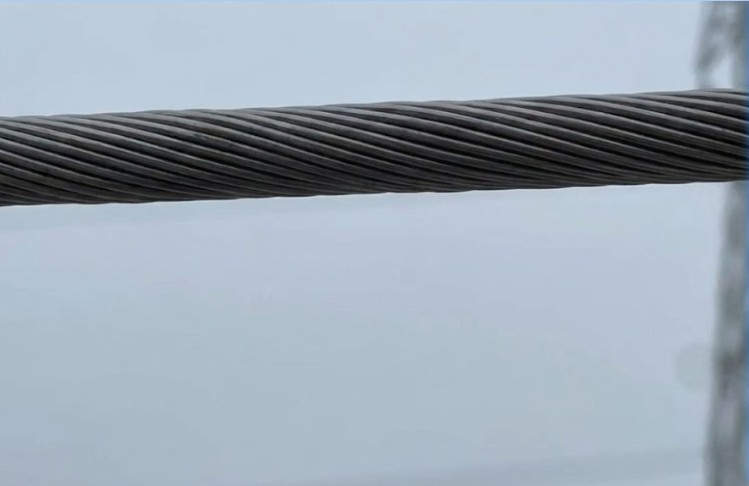
#> input picture line.jpg, 749 x 486 px
$ python test.py   (older library calls are emulated)
#> lines starting #> are read from the running program, lines starting #| are printed output that depends on the picture; after the words box and inside, x2 and y2 are one past the last pixel; in counts of white or black regions, pixels touching at a corner belong together
import cv2
import numpy as np
import matplotlib.pyplot as plt
import os


def cv_imread(file_path):
#> called with file_path = 'D:\\My_documents\\论文撰写\\实验设计-代码\\line.jpg'
    try:
        cv_img = cv2.imdecode(np.fromfile(file_path, dtype=np.uint8), cv2.IMREAD_COLOR)
#> cv_img is the input picture: shape (486, 749, 3); mean B, G, R 179.2, 167.1, 154.9
        return cv_img
    except Exception as e:
        return None


def run_paper_based_experiment(image_path):
    print(f"正在处理: {image_path}")
    original = cv_imread(image_path)
    if original is None: return

    # 1. 信号获取
    gray = cv2.cvtColor(original, cv2.COLOR_BGR2GRAY)

    plt.figure(figsize=(12, 6))
    plt.rcParams['font.sans-serif'] = ['SimHei', 'Arial']
    plt.rcParams['axes.unicode_minus'] = False
    plt.suptitle("基于论文方法的信号处理实验：线性 vs 非线性系统", fontsize=16, fontweight='bold')

    # ==========================
    # 阶段一：系统响应对比 (核心教学点)
    # 对应论文：改进滤波算法部分
    # ==========================

    # 系统A: 线性系统 (传统Canny使用的高斯滤波)
    # 这种图冰刺很多，高斯滤波只会把冰刺模糊化，无法去除
    gaussian = cv2.GaussianBlur(gray, (19, 19), 0)

    # 系统B: 非线性系统 (论文提到的中值滤波思路)
    # 针对大冰刺，我们需要大的核 (比如 19x19)
    # 只有非线性系统能把那些尖尖的冰刺“削平”
    median = cv2.medianBlur(gray, 19)
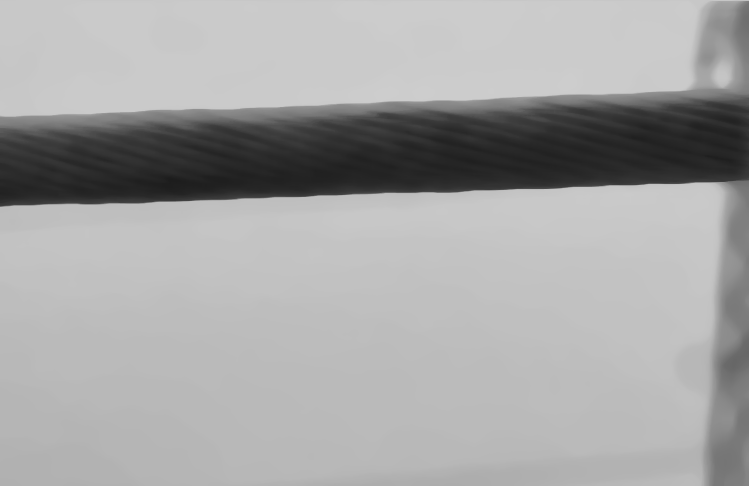
#> median: shape (486, 749); min 28, max 205, mean 164.9

    plt.subplot(2, 3, 1)
    plt.imshow(gaussian, cmap='gray')
    plt.title("1. 线性系统响应 (高斯)\n(冰刺依然存在，边缘模糊)")
    plt.axis('off')

    plt.subplot(2, 3, 2)
    plt.imshow(median, cmap='gray')
    plt.title("2. 非线性系统响应 (中值)\n(冰刺被滤除，边缘保留)")
    plt.axis('off')

    # ==========================
    # 阶段二：特征提取 (差分方程)
    # 对应论文：梯度计算部分
    # ==========================

    # 我们选用效果更好的“非线性系统输出”继续往下做
    input_signal = median

    # 梯度计算 (Sobel算子 - 高通滤波)
    gx = cv2.Sobel(input_signal, cv2.CV_64F, 1, 0, ksize=3)
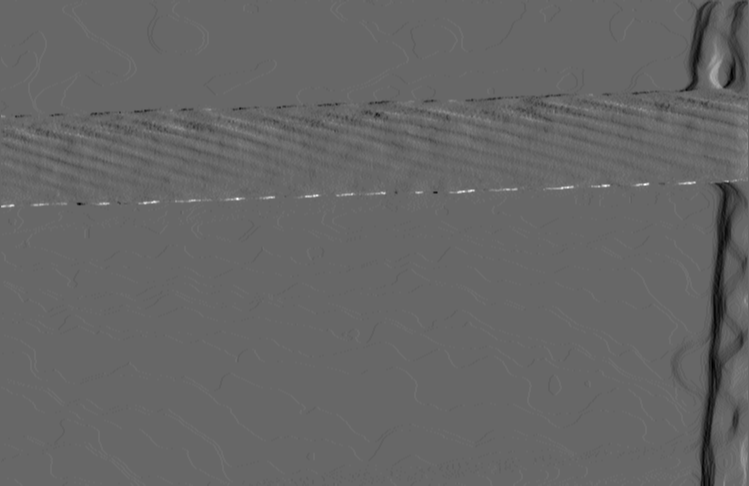
#> gx: shape (486, 749) float64; min -56, max 82, mean -0.6; drawn with min black and max white
    gy = cv2.Sobel(input_signal, cv2.CV_64F, 0, 1, ksize=3)
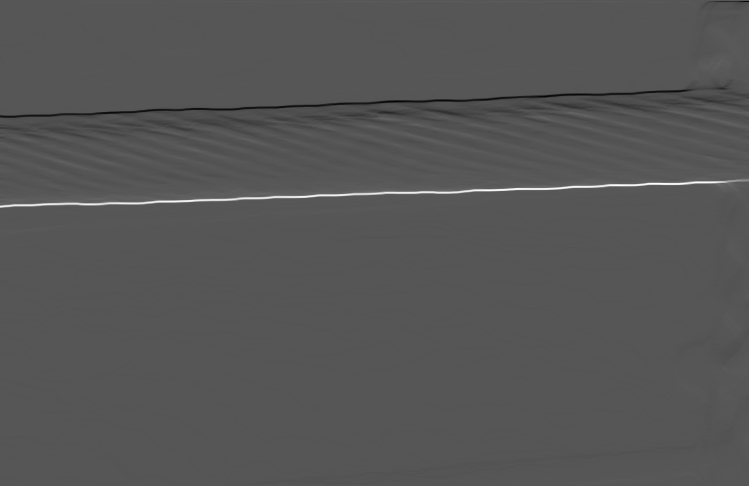
#> gy: shape (486, 749) float64; min -280, max 548, mean -0.4; drawn with min black and max white

    # 梯度幅值
    magnitude = cv2.magnitude(gx, gy)
    # 归一化便于显示
    magnitude = cv2.normalize(magnitude, None, 0, 255, cv2.NORM_MINMAX).astype(np.uint8)

    plt.subplot(2, 3, 3)
    plt.imshow(magnitude, cmap='jet')
    plt.title("3. 差分系统输出 (梯度幅值)\n(提取出导线主体轮廓)")
    plt.axis('off')

    # ==========================
    # 阶段三：姿态校正 (为了测得准)
    # 这是一个辅助步骤，保证物理意义正确
    # ==========================

    # 简单阈值化梯度图，提取边缘点
    ret, thresh = cv2.threshold(magnitude, 80, 150, cv2.THRESH_BINARY)
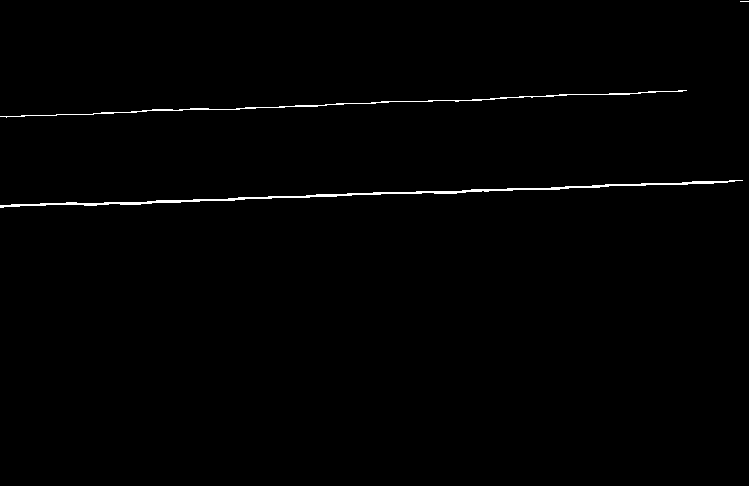
#> thresh: shape (486, 749); values 0 (black) and 150 (white), 0.74% white in thin lines or dots, all inside (x1, y1, x2, y2) = (0, 1, 749, 208)
    coords = np.column_stack(np.where(thresh > 0))
#> coords = 2681 pairs, first value 1 to 207, second value 0 to 748

    rotate_angle = 0
    if len(coords) > 0:
        # 拟合直线找主方向
        [vx, vy, x, y] = cv2.fitLine(coords, cv2.DIST_L2, 0, 0.01, 0.01)
#> vx = [0.0331]; vy = [-0.999]; x = [162.3]; y = [358.6]
        angle = np.degrees(np.arctan2(vy, vx))[0]-1
#> angle = -89.1
        # 导线大约是水平的，算出偏差角度
        if abs(angle) < 45:
            rotate_angle = angle
        else:
            rotate_angle = angle - 90 if angle > 0 else angle + 90
#> rotate_angle = 0.897

    # 旋转梯度图
    (h, w) = magnitude.shape[:2]
#> h = 486; w = 749
    M = cv2.getRotationMatrix2D((w // 2, h // 2), -rotate_angle, 1.0)
#> M = [[1, -0.0157, 3.85], [0.0157, 1, -5.83]]
    rotated_mag = cv2.warpAffine(magnitude, M, (w, h))
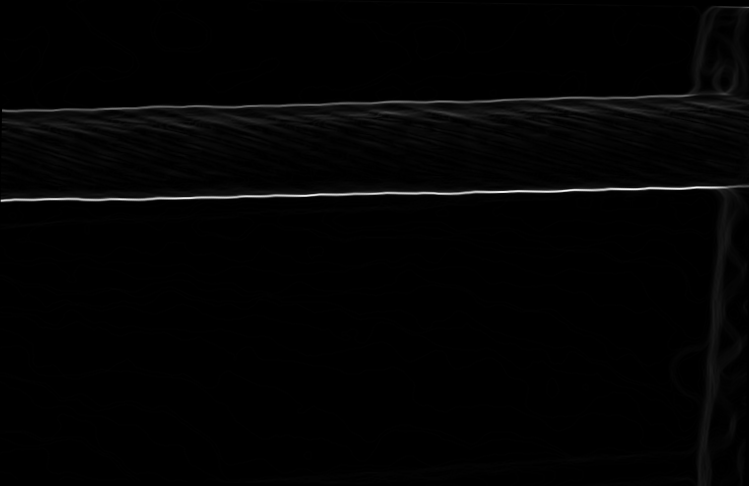
#> rotated_mag: shape (486, 749); min 0, max 249, mean 3.2

    plt.subplot(2, 3, 4)
    plt.imshow(rotated_mag, cmap='jet')
    plt.title(f"4. 旋转校正 (修正 {rotate_angle:.1f}°)\n(准备垂直切片)")
    plt.axis('off')

    # ==========================
    # 阶段四：参数估计 (一维波形分析)
    # 对应论文：冰厚计算部分
    # ==========================

    # 自动寻找能量最强的一列（避开背景）
    col_sums = np.sum(rotated_mag, axis=0)
#> col_sums = 749 values, max 4916 at index 718, min 249 at index 0, mean 1540.9
    target_col = np.argmax(col_sums)
#> target_col = 718

    # 提取一维切片
    # 信号1: 原始灰度 (旋转后)
    rotated_img = cv2.warpAffine(gray, M, (w, h))
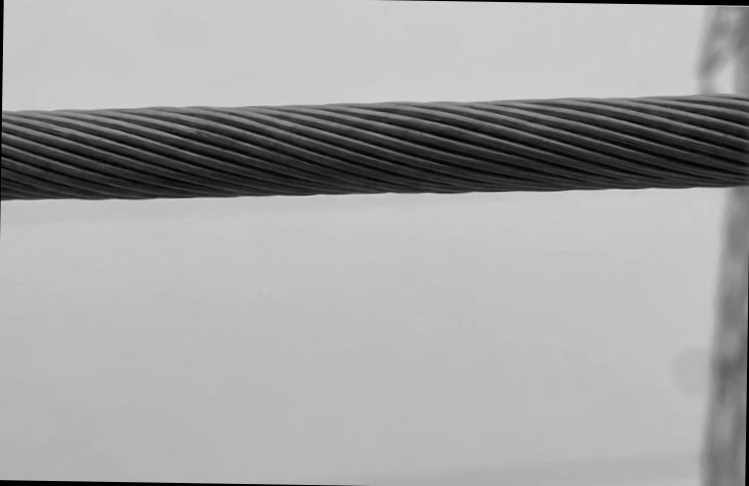
#> rotated_img: shape (486, 749); min 0, max 212, mean 163.4
    signal_slice = rotated_img[:, target_col] / 255.0
#> signal_slice = 486 values, max 0.78 at index 80, min 0 at index 0, mean 0.522

    # 信号2: 梯度 (旋转后)
    grad_slice = rotated_mag[:, target_col] / 255.0
#> grad_slice = 486 values, max 0.753 at index 187, min 0 at index 0, mean 0.0397

    ax = plt.subplot(2, 3, 5)
    ax.plot(signal_slice, 'g-', label='灰度信号 (阶跃)', alpha=0.3)
    ax.plot(grad_slice, 'b-', label='梯度信号 (冲激)', linewidth=2)

    # 寻找梯度峰值 (边缘)
    # 你的图对比度低，梯度峰值可能不明显，我们找最大和次大的峰
    # 或者简单点：找最外侧的两个超过阈值的点
    threshold = 0.15  # 阈值可调
    indices = np.where(grad_slice > threshold)[0]
#> indices = [106, 107, 186, 187, 188, 189]

    if len(indices) > 2:
        top = indices[0]
#> top = 106
        bottom = indices[-1]
#> bottom = 189
        thickness = bottom - top
#> thickness = 83

        # 在波形图上标出
        ax.axvline(top, color='r', linestyle='--')
        ax.axvline(bottom, color='r', linestyle='--')
        ax.text((top + bottom) / 2, 0.5, f"Width: {thickness}", color='r', fontweight='bold', ha='center')

        # 在原图上画线展示结果
        result_img = cv2.cvtColor(rotated_img, cv2.COLOR_GRAY2BGR)
        cv2.line(result_img, (0, top), (w, top), (0, 0, 255), 2)
        cv2.line(result_img, (0, bottom), (w, bottom), (0, 0, 255), 2)

        plt.subplot(2, 3, 6)
        plt.imshow(result_img)
        plt.title(f"5. 最终检测结果\n厚度: {thickness} px")
        plt.axis('off')

    ax.set_title("5. 一维波形分析 (1D Slice)")
    ax.legend(loc='upper right')
    ax.grid(True, alpha=0.3)

    plt.tight_layout()
    plt.show()
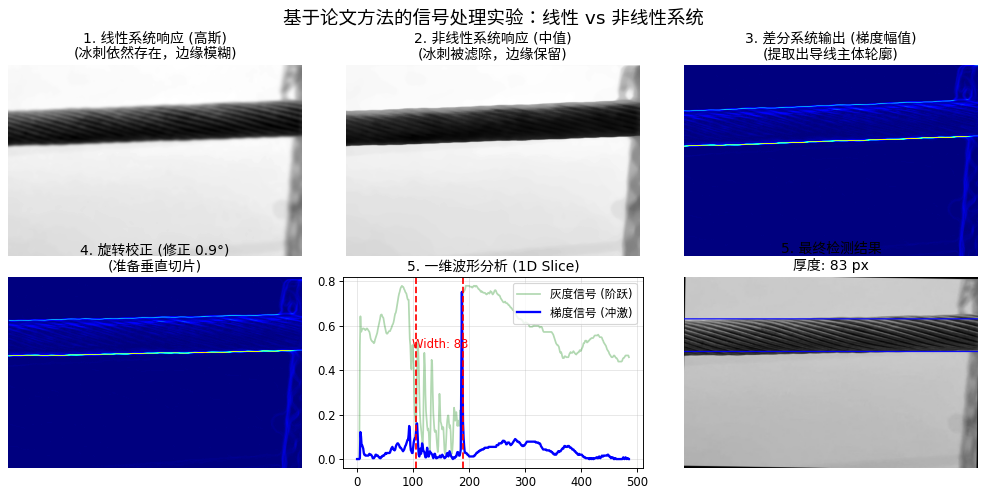
#> figure drawn by matplotlib, 6 panels; B, G, R data is drawn as R, G, B; panel 5: curve peaks at x = 80, y = 0.78; panel 5: curve peaks at x = 187, y = 0.753


if __name__ == "__main__":
    file_path = r"D:\My_documents\论文撰写\实验设计-代码\line.jpg"
    run_paper_based_experiment(file_path)
